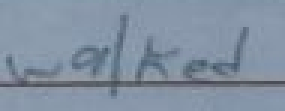
#> input picture here.png, 95 x 37 px (shown 3 times larger)
$ python -i crop_cloud.py   (imports and definitions only)
#> lines starting #> are read from the running program, lines starting #| are printed output that depends on the picture; after the words box and inside, x2 and y2 are one past the last pixel; in counts of white or black regions, pixels touching at a corner belong together
#> further down, picture is the input picture: shape (37, 95, 3); mean B, G, R 161.4, 144.2, 129.7
# Imports
import os
import base64
from math import sqrt
import json
from dotenv import load_dotenv
import numpy as np
import pandas as pd
import cv2
import psycopg2
import imageio

# [1 line not run here, left out]


# [32 lines left out: functions create_connection, load_image, not called in this run]


def make_monochrome(image, blur=1, block_size=31, c=13):
    """
    Convert the image into black and white, seperating the text from the background

    Input:
        `image` numpy array
        `blur` integer -> for additional smoothing of cropped word array - must be an odd number >= 1
        `block_size` odd sized integer > 1 -> block_size is for smoothing out a varying exposure. too small etches out text. must be an odd number
        `c` integer -> for de-noising. too small and you have noise. too big erodes text

    Output:
        returns numpy grayscale array
    """

    image = cv2.cvtColor(image, cv2.COLOR_BGR2GRAY)  # convert to grayscale
    image = cv2.adaptiveThreshold(
        src=image,
        maxValue=255,
        adaptiveMethod=cv2.ADAPTIVE_THRESH_GAUSSIAN_C,
        thresholdType=cv2.THRESH_BINARY,
        blockSize=block_size,
        C=c)
    if blur > 1:
        image = cv2.GaussianBlur(image, (blur, blur), 0)
    return image


# [128 lines left out: functions deline, img_to_base64, get_complexity, get_scale, not called in this run]


def get_clips(image, blur=1):
    """
    Splits, then rejoins given jpg image into png
    Alpha channel generated using make_monochrome function above

    Input:
        `image` numpy 3 dimensional array
        `blur` odd integer...

    Output:
        `Reformed cropped word with alpha channel`
    """
#> called with blur = 1

    B, G, R = cv2.split(image)
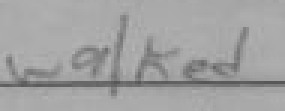
#> B: shape (37, 95) (shown 3 times larger); min 85, max 180, mean 161.4
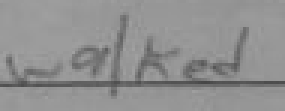
#> G: shape (37, 95) (shown 3 times larger); min 71, max 162, mean 144.2
    A = make_monochrome(image)
#> in make_monochrome, `image = cv2.adaptiveThreshold( src=image, maxValue=255, adaptiveMethod..`:
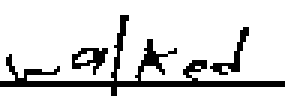
#> image: shape (37, 95) (shown 3 times larger); 86.8% white; black in thin lines or dots, all inside (x1, y1, x2, y2) = (0, 5, 95, 32)
    A = cv2.GaussianBlur(A, (blur, blur), 0)
    A = 255 - A
    BGRA = cv2.merge((B, G, R, A))

    return BGRA


# [535 lines left out: functions scale_clips, get_user_words, pick_x, pick_y, bungie, wiggle and 6 more, not called in this run]


# [11 lines not run here, left out]

# copy paste below text into https://www.desmos.com/calculator to observe bungie effect on graphing calculator:
# \left(\sin\left(\frac{\pi}{w}\ \cdot\ x\right)\ \cdot\ .15w\right)\ \cdot\ \left(\sin\left(f\cdot\frac{2\pi}{12}\right)-\left(\sin\left(f\cdot\frac{2\pi}{12}\right)\cdot\frac{1}{1+e^{-\left(9\cdot\frac{f}{12}-5\right)}}\right)\right)
# where w > 0 width of image and 0 <= f <= 12 (frame)

# copy paste below text into https://www.desmos.com/calculator to observe boogie effect on graphing calculator:
# \frac{\sin\left(f\ \cdot\ \frac{2\pi}{12}\right)}{5}\cdot\frac{h}{2}\cdot\sin\left(\frac{\left(x\cdot\pi\right)}{w}\right)
# where 0 <= f <= 12 (frame), w > 0 (width of image) and h > 0 (height of image)

# copy paste below text into https://www.desmos.com/calculator to observe wiggle effect on graphing calculator:
# \sin\left(\frac{2\pi}{12}\cdot f\right)\ \cdot\left(\sin\left(\frac{\left(\ 8\cdot\pi\right)}{w}\cdot x\right)\ \cdot\ \left(w\cdot h\cdot.0005\right)\right)#
# where h>0 (height), w > 0 (width), 0 <= f <=12 (frame)

# I did not use desmos for spinner.... lookup rotation matrixes for info on that -
# it uses a normal distribution to determine position sequence
# this function may have to be retooled or deprecated as it causes a slight glitch.
# Please reach out to Peter Geraghty for any additional questions, Ill be in slack!

>>> import cv2
>>> picture = cv2.imread('../../../here.png')
>>> result = get_clips(picture)

$ run again, on Photo3102pg1.jpg
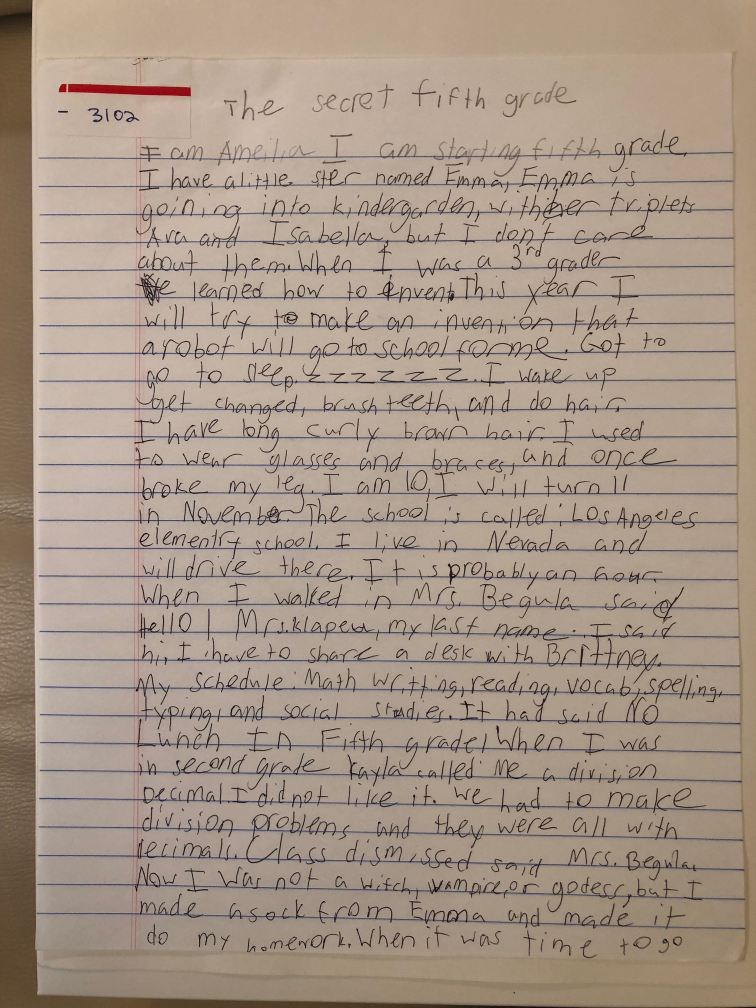
#> input picture Photo3102pg1.jpg, 1512 x 2016 px (shown at 1/2 size)
#> picture is the input picture: shape (2016, 1512, 3); mean B, G, R 134.9, 149.5, 166.5
#> in make_monochrome, `image = cv2.adaptiveThreshold( src=image, maxValue=255, adaptiveMethod..`:
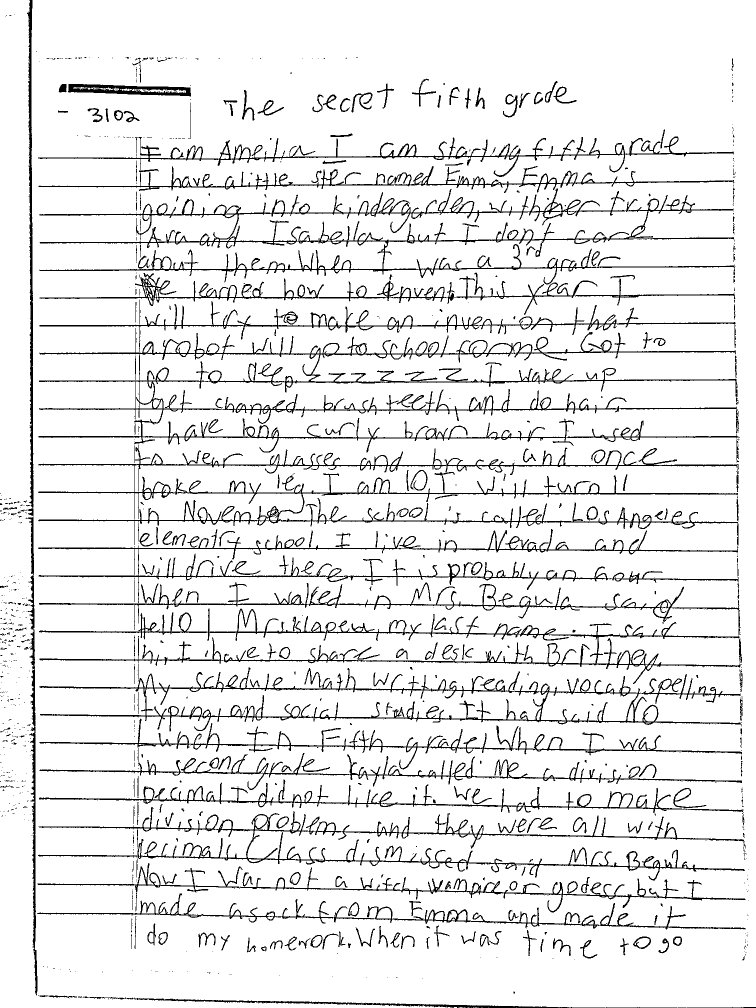
#> image: shape (2016, 1512) (shown at 1/2 size); 91.2% white; black in thin lines or dots
#> in get_clips, `A = 255 - A`:
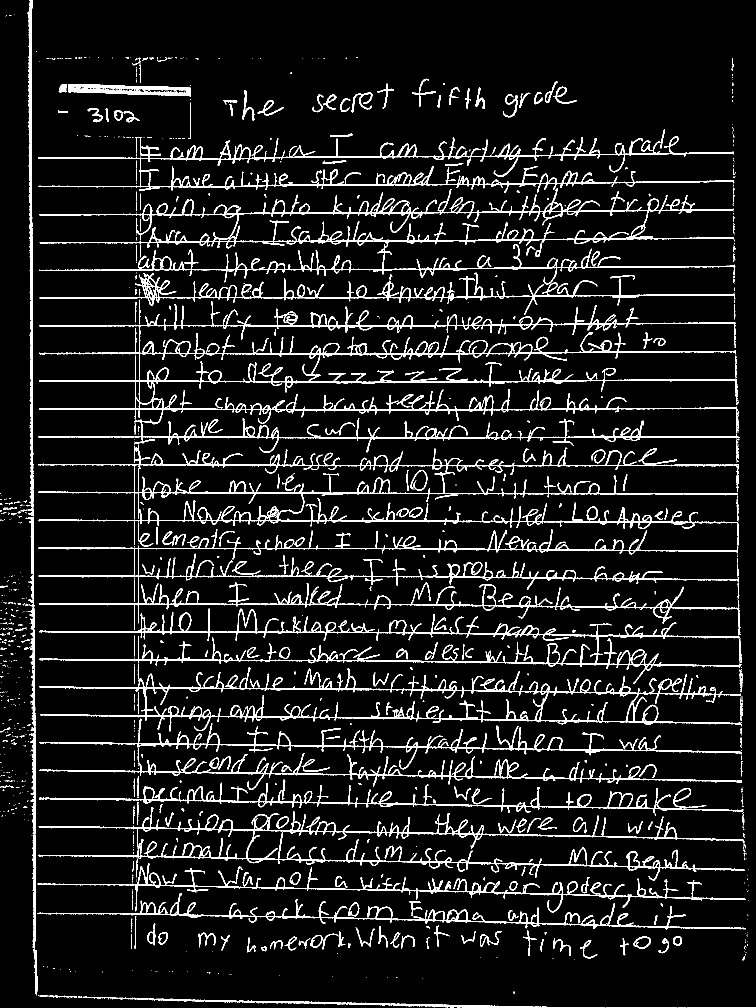
#> A: shape (2016, 1512) (shown at 1/2 size); 8.8% white in thin lines or dots

$ run again, on sample2.jpg
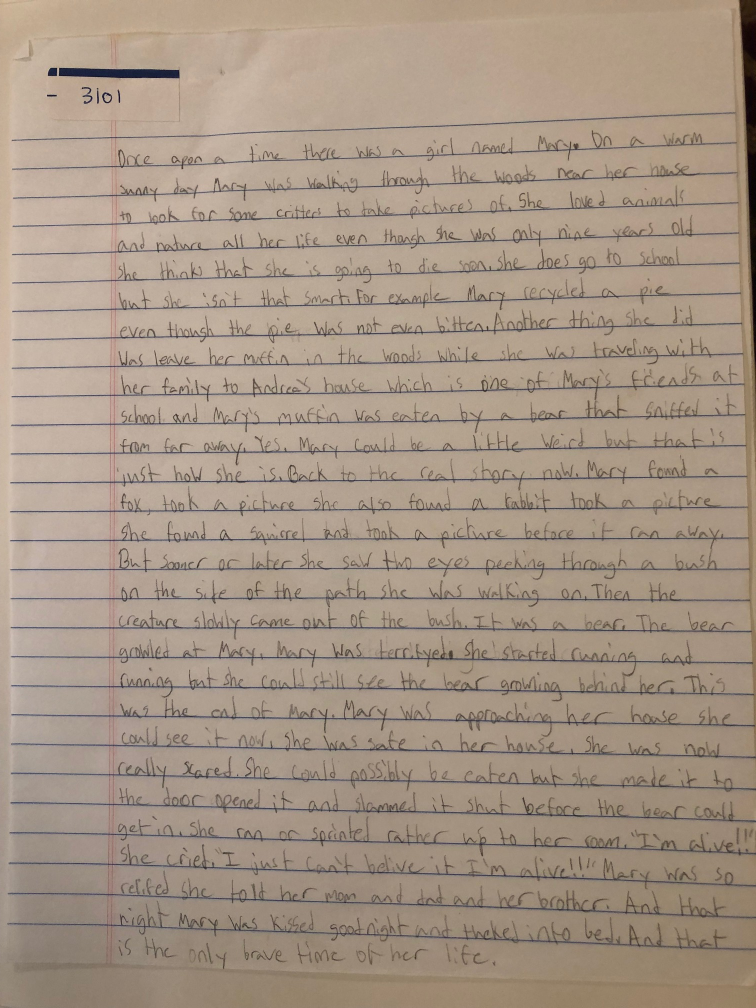
#> input picture sample2.jpg, 1512 x 2016 px (shown at 1/2 size)
#> picture is the input picture: shape (2016, 1512, 3); mean B, G, R 133.1, 149, 165.7
#> in make_monochrome, `image = cv2.adaptiveThreshold( src=image, maxValue=255, adaptiveMethod..`:
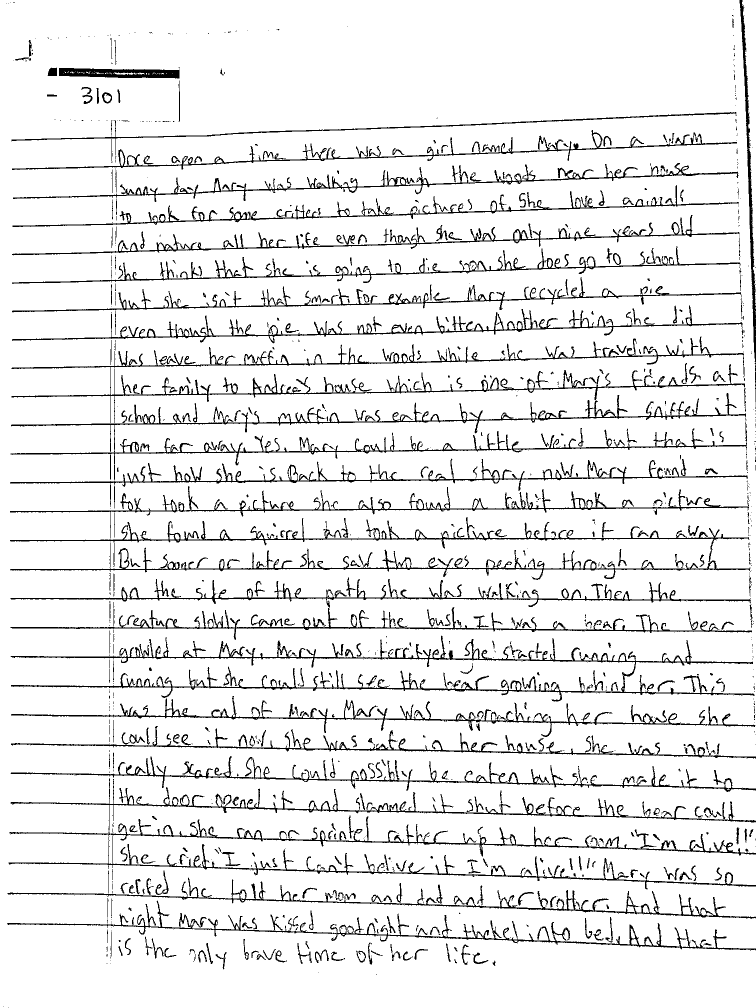
#> image: shape (2016, 1512) (shown at 1/2 size); 91.3% white; black in thin lines or dots
#> in get_clips, `A = 255 - A`:
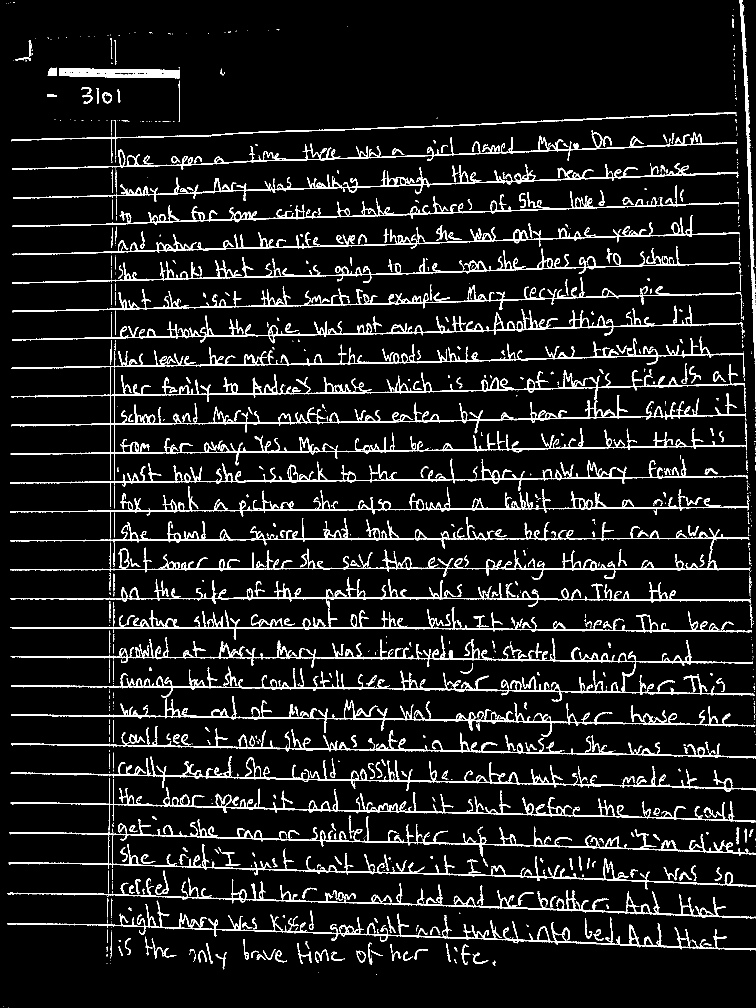
#> A: shape (2016, 1512) (shown at 1/2 size); 8.7% white in thin lines or dots
